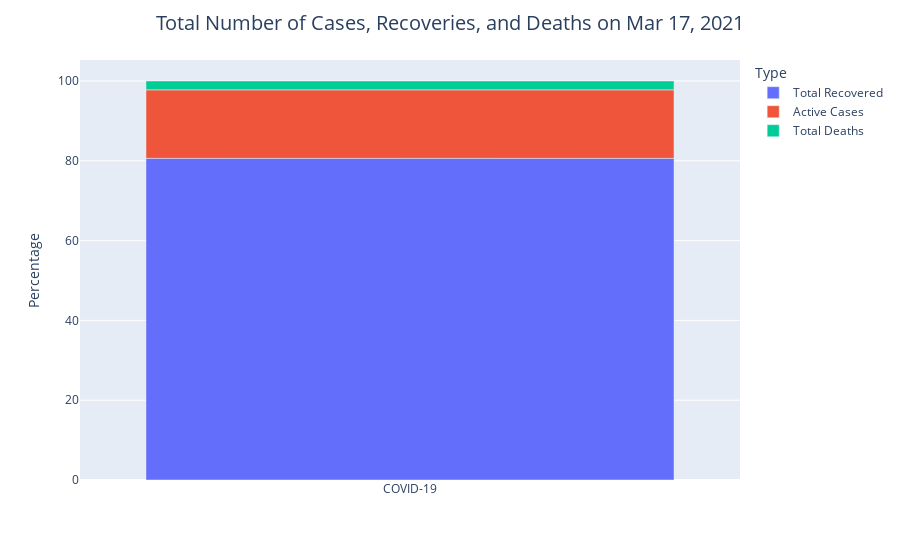

This figure's notebook cell:
### Markdown cell above
<h1 class="alert alert-block alert-info" style="text-align:center; font-size:24px" id="general">General Visualizations<a class="anchor-link" href="https://www.kaggle.com/ironicninja/covid-19-every-day/notebook#general">¶</a></h1>

### Code cell
cases_ser = df[["Total Recovered", "Active Cases", "Total Deaths"]].loc[0]
cases_df = pd.DataFrame(cases_ser).reset_index()
cases_df.columns = ['Type', 'Total']
cases_df['Percentage'] = np.round(100*cases_df['Total']/np.sum(cases_df['Total']), 2)
cases_df['Virus'] = ['COVID-19' for i in range(len(cases_df))]

fig = px.bar(cases_df, x='Virus', y='Percentage', color='Type', hover_data=['Total'])
fig.update_layout(title={'text': f"Total Number of Cases, Recoveries, and Deaths on {yesterday_str}", 'x': 0.5,
                         'xanchor': 'center', 'font': {'size': 20}}, yaxis_title="Percentage", xaxis_title="")
fig.show()

### Figure 1 — Plotly figure (JSON) as saved in the notebook; plotly's stock layout.template omitted (floating-point values rounded to 4 significant figures)
{"data": [{"alignmentgroup": "True", "customdata": [[98198310]], "hovertemplate": "Type=Total Recovered<br>Virus=%{x}<br>Percentage=%{y}<br>Total=%{customdata[0]}<extra></extra>", "legendgroup": "Total Recovered", "marker": {"color": "#636efa"}, "name": "Total Recovered", "offsetgroup": "Total Recovered", "orientation": "v", "showlegend": true, "textposition": "auto", "type": "bar", "x": ["COVID-19"], "xaxis": "x", "y": [80.62], "yaxis": "y"}, {"alignmentgroup": "True", "customdata": [[20913846]], "hovertemplate": "Type=Active Cases<br>Virus=%{x}<br>Percentage=%{y}<br>Total=%{customdata[0]}<extra></extra>", "legendgroup": "Active Cases", "marker": {"color": "#EF553B"}, "name": "Active Cases", "offsetgroup": "Active Cases", "orientation": "v", "showlegend": true, "textposition": "auto", "type": "bar", "x": ["COVID-19"], "xaxis": "x", "y": [17.17], "yaxis": "y"}, {"alignmentgroup": "True", "customdata": [[2691812]], "hovertemplate": "Type=Total Deaths<br>Virus=%{x}<br>Percentage=%{y}<br>Total=%{customdata[0]}<extra></extra>", "legendgroup": "Total Deaths", "marker": {"color": "#00cc96"}, "name": "Total Deaths", "offsetgroup": "Total Deaths", "orientation": "v", "showlegend": true, "textposition": "auto", "type": "bar", "x": ["COVID-19"], "xaxis": "x", "y": [2.21], "yaxis": "y"}], "layout": {"barmode": "relative", "legend": {"title": {"text": "Type"}, "tracegroupgap": 0}, "margin": {"t": 60}, "title": {"font": {"size": 20}, "text": "Total Number of Cases, Recoveries, and Deaths on Mar 17, 2021", "x": 0.5, "xanchor": "center"}, "xaxis": {"anchor": "y", "domain": [0, 1], "title": {"text": ""}}, "yaxis": {"anchor": "x", "domain": [0, 1], "title": {"text": "Percentage"}}}}
